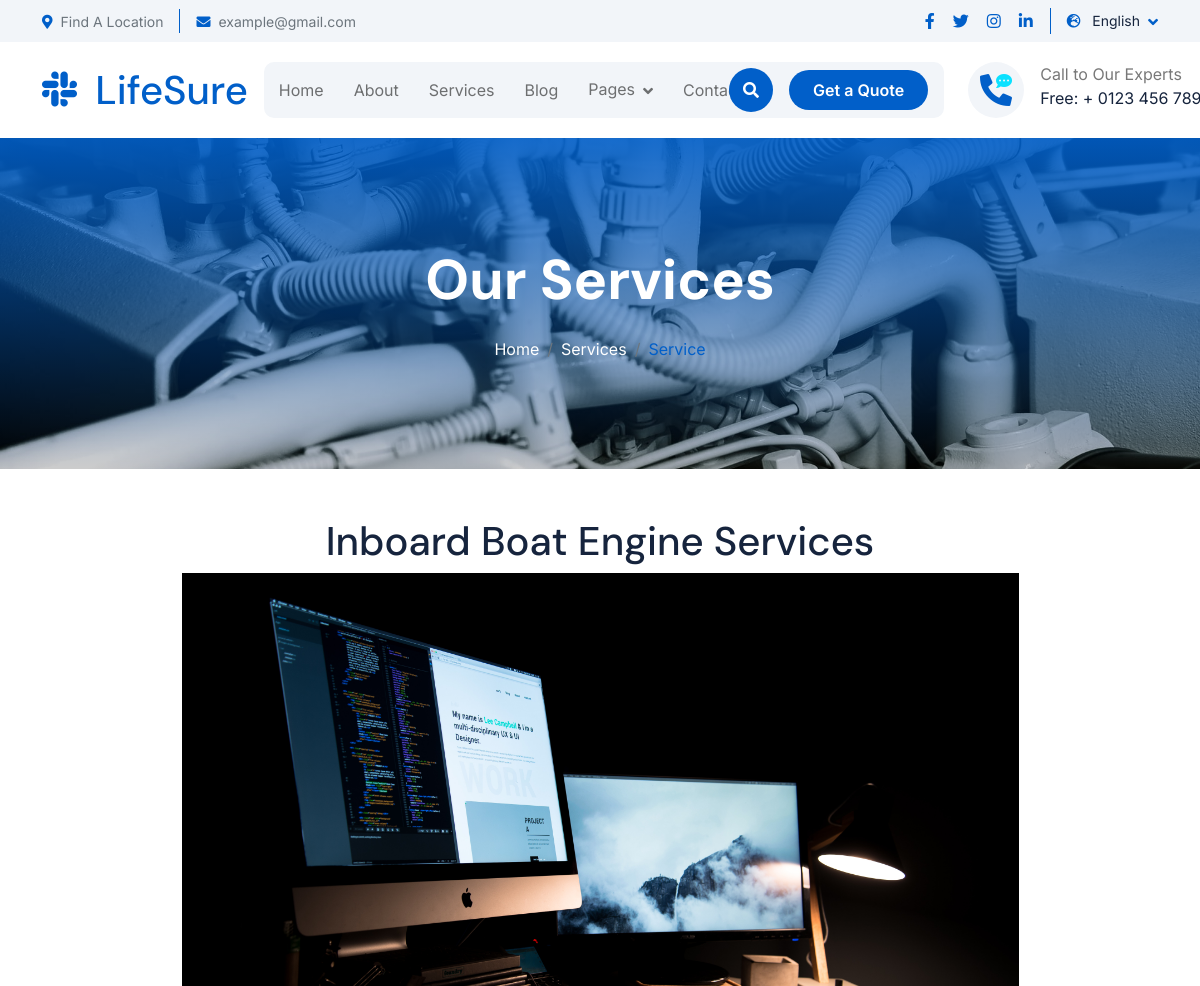
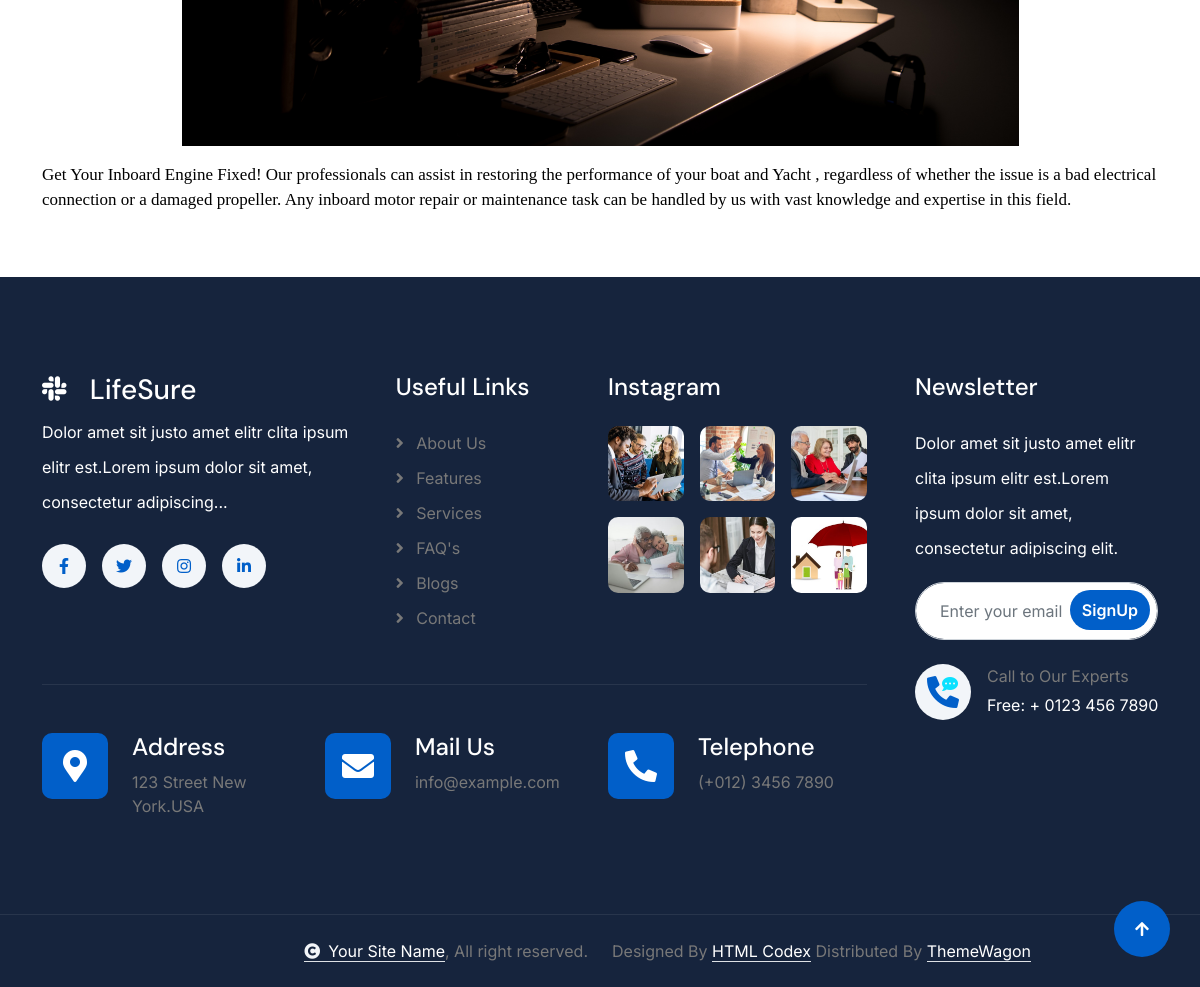
Page /services/inboard-boat-engine-services on the committed database (2 pictures, top to bottom).
### services/models.py (models this page shows, shortened)
class Services(models.Model):
    name = models.CharField( max_length=50)
    cover_image = models.ImageField(upload_to='services/' , default='')
    created_at = models.DateTimeField( ("created_at"),default=timezone.now)
    category = models.ForeignKey('CategoryService',related_name='service_category',on_delete=models.CASCADE , default='')
    description = models.TextField(("description"),max_length=100000,null=True,blank=True)
    short_description = models.CharField( max_length=100)
    slug = models.SlugField(null=True,blank=True)
    class Meta:
        verbose_name = ("Services")
        verbose_name_plural = ("Services")

### services/views.py (the view)
# urls.py: path('<str:slug>' , views.service_details , name='service_details'),
def service_details(request,slug):
    service_detail = Services.objects.get(slug=slug)
    context = {
        'service_detail':service_detail
    }
    return render(request , 'service_detail.html' , context)

### services/templates/service_detail.html (shortened to what this page needs)
{% extends "base.html" %}
{% load static %}
{% block body %}
<div class="container-fluid bg-breadcrumb">
    <div class="container text-center py-5" style="max-width: 900px;">
        <h4 class="text-white display-4 mb-4 wow fadeInDown" data-wow-delay="0.1s">Our Services</h4>
        <ol class="breadcrumb d-flex justify-content-center mb-0 wow fadeInDown" data-wow-delay="0.3s">
            <li class="breadcrumb-item"><a href="/">Home</a></li>
            <li class="breadcrumb-item"><a href="{% url 'services'%}">Services</a></li>
            <li class="breadcrumb-item active text-primary">Service</li>
        </ol>
    </div>
</div>
<div class="container  py-5">
    <h1 class="text-center">{{service_detail.name}}</h1>
    <div class=" text-center">
        <img class="w-75 object-fit mx-auto " src={{service_detail.cover_image.url}}>
    </div>
    <p class="fs-5 mt-2">{{service_detail.description|safe}}</p>
</div>
{% endblock %}

### static/css/style.css (style rules this page uses)
.bg-breadcrumb { position: relative; overflow: hidden; background: linear-gradient(rgba(1, 95, 201, 0.9), rgba(0, 0, 0, 0.2)), url(../img/service_cover.jpg); background-position: center center; background-repeat: no-repeat; background-size: cover; padding: 60px 0 60px 0; transition: 0.5s; }
.bg-breadcrumb .breadcrumb { position: relative; }
.bg-breadcrumb .breadcrumb .breadcrumb-item a { color: var(--bs-white); }

### rows in the picture
Services: name "Inboard Boat Engine Services", cover_image (picture), description "Get Your Inboard Engine Fixed! Our professionals can assist in restoring the performance of your boat and Yacht , regardless of whether the issue is a bad electrical connection or a damaged propeller. Any inboard motor repair or maintenance task can be handled by us with vast knowledge and expertise in this field."
